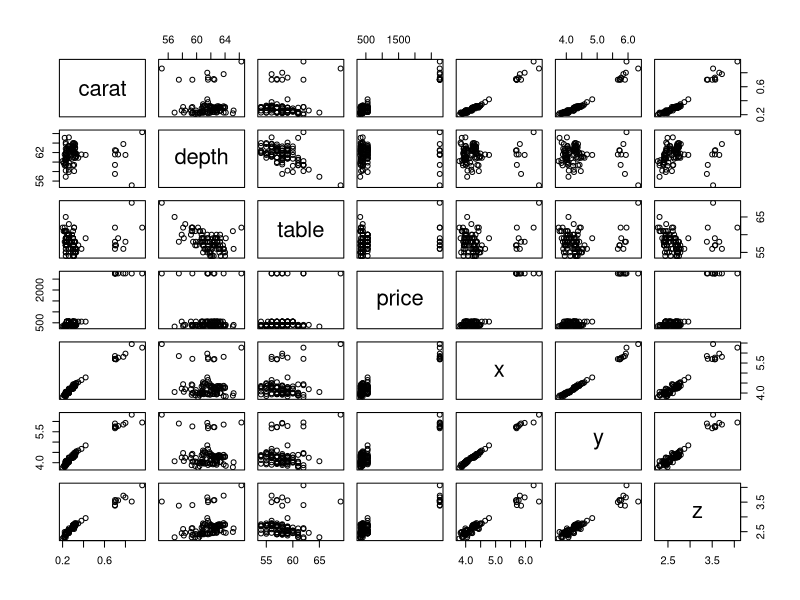
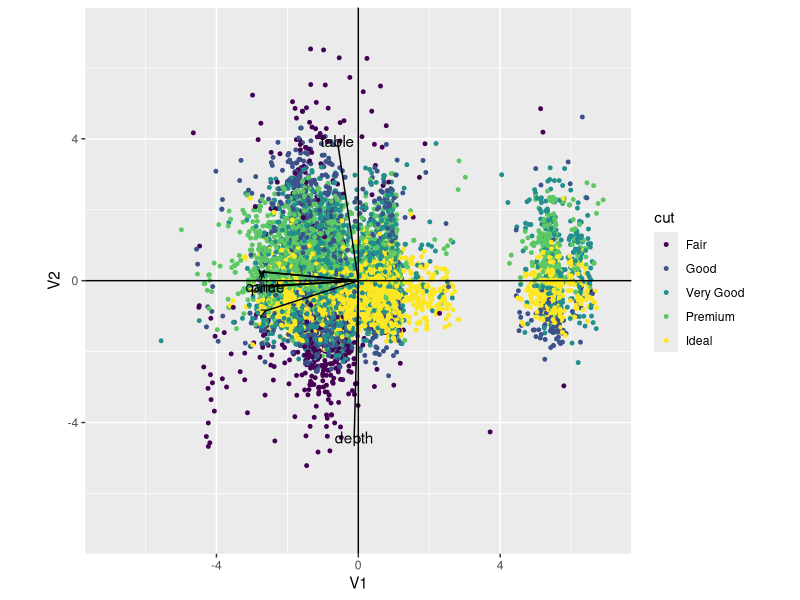
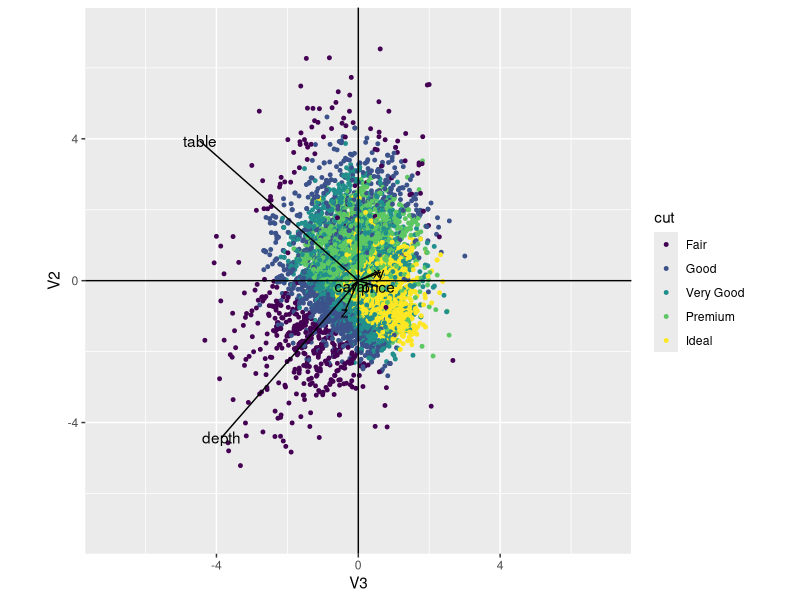

Source code (R) for these figures, in order:
library(ggplot2)
head(diamonds)
#let's make a big plot avoiding the three rows that aren't data
plot(diamonds[1:100,-c(2,3,4)])

#get the matrix ready for analysis
Xraw = diamonds[1:10000,-c(2,3,4)]

#subtract the mean from each column. We can do this easily with scale()

#and use scale() to subtract that mean.
X = scale (Xraw, scale=TRUE) #z scoring, column by column, TRUE divides by standard dev
#what does the scale=FALSE do?
X2= scale (Xraw, scale=FALSE)

head(X)
head(X2)

#let's calculate our covariance matrix:
coMat  = (t(X)%*%X)/ (nrow(X)-1)
head(coMat)
#compare that to a correlation matrix, its the same
head(cor(Xraw))

coMat2 = (t(X2)%*%X2)/ (nrow(X2)-1)
head(coMat2)

#Now that we have our covariance/correlation matrix, we can use svd to find the eigen values and vectors:
out = svd(coMat)
names(out)#d=D (eigenvalues), u=E, v=E^T

print(out$d)#svd returns only, the diagonal. Positive numbers that decrease in value
diag(out$d)

#so our total covariance is just the sum of out$d
sum(out$d)

#and the fraction of variance in each is
out$d/sum(out$d)

#use new EOFs (=eigenvectors) to project data onto this new coordinate sys
PCs = (X %*% out$v) #this is our projection of our data on the eigen vectors. We call this the PC score. 
dim(PCs)
cov(PCs)#did it work? If so each PC score should be uncorrelated with all the others. 

#look at PCs, by plotting the first and second PCs plotted against one another
df = cbind(as.data.frame(PCs),diamonds[1:nrow(X),]) #let's make a big data frame with the original data, and our PCs
dim(out$v)

df2 = cbind(as.data.frame(out$v),names(diamonds[,-c(2,3,4)])) #and a second with just the eigenvectors
names(df2)[8]="names"
arrowScale=6 #lets setup the length of our arrows as a variable
ggplot(df, aes(x = V1, y= V2))+#and make an awesome plot, we're going to compare PC1 and 2
  geom_point(aes(colour=cut),size=1)+ #first just plotting points and colouring them by the cut
  geom_hline(yintercept=0)+geom_vline(xintercept=0)+#then we'll plot some 0 lines for our reference
  coord_fixed(xlim=c(-7,7),ylim=c(-7,7))+#and set the scale
  geom_segment(data=df2,aes(x=0,y=0,xend = V1*arrowScale, yend = V2*arrowScale))+#Now we'll add lines that correspond to our eigen vectors
  geom_text(data=df2,aes(x = V1*arrowScale, y = V2*arrowScale,label=names) )#and label those lines

#PCS maps the same way as x,y,z, carat and price, all related but not suprising
#second EOF is heavily loaded in table and depth in opposite direction (inverse relationship)
#PCs maximize the variance

#repeat this with PC2&3
ggplot(df, aes(x = V3, y= V2))+#and make an awesome plot, we're going to compare PC1 and 2
  geom_point(aes(colour=cut),size=1)+ #first just plotting points and colouring them by the cut
  geom_hline(yintercept=0)+geom_vline(xintercept=0)+#then we'll plot some 0 lines for our reference
  coord_fixed(xlim=c(-7,7),ylim=c(-7,7))+#and set the scale
  geom_segment(data=df2,aes(x=0,y=0,xend = V3*arrowScale, yend = V2*arrowScale))+#Now we'll add lines that correspond to our eigen vectors
  geom_text(data=df2,aes(x = V3*arrowScale, y = V2*arrowScale,label=names))#and label those lines


